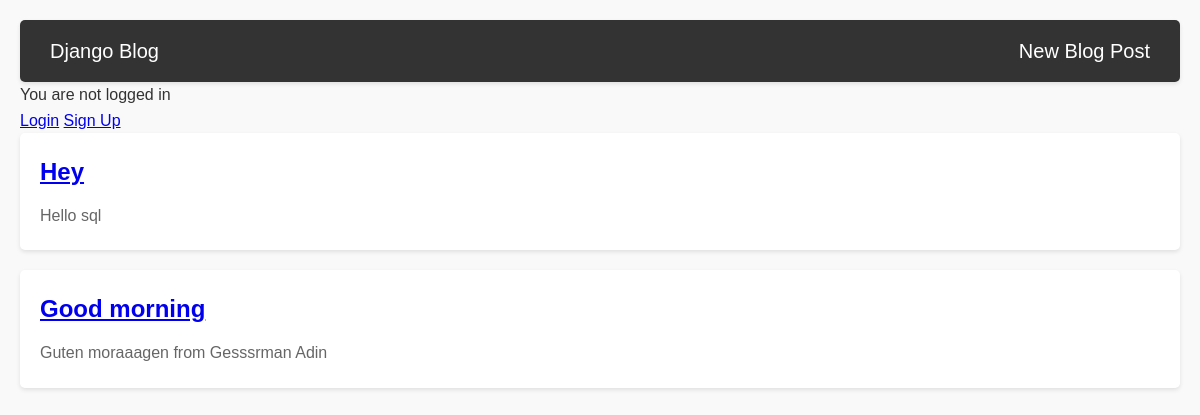
Before: / with the older database file.
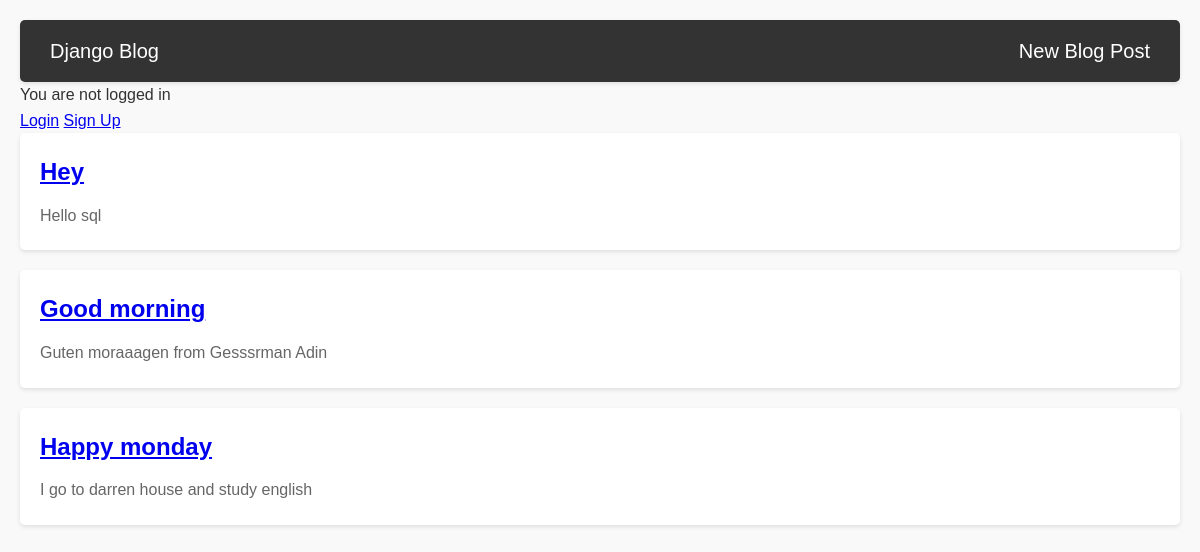
After: the same page with the newer database file.
### blog/models.py (models this page shows, shortened)
class Post(models.Model):
    title = models.CharField(max_length=200)
    author = models.ForeignKey(
        'auth.User',
        on_delete=models.CASCADE,
    )
    body = models.TextField()

### blog/views.py (the view)
# urls.py: path('', BlogListView.as_view(), name='home'),
class BlogListView(ListView):
    model = Post
    template_name = 'home.html'

### templates/home.html
{% extends "base.html" %}
{% block content %}
    {% for post in post_list %}
        <div class="post-entry">
        <h2><a href="{% url 'post_detail' post.pk %}">{{ post.title }}</a></h2>
        <p>{{ post.body }}</p>
        </div>
    {% endfor %}
{% endblock content %}

### templates/base.html (shortened to what this page needs)
<!DOCTYPE html>
{% load static %}
<html lang="en">
<head>
    <link rel="stylesheet" href="{% static 'css/base.css' %}">
</head>
<body>
    <header>
        <div class="nav-left">
        <a href="{% url 'home' %}">Django Blog</a>
        </div>
        <div class="nav-right">
            <a href="{% url 'post_new' %}">New Blog Post</a>
        </div>
    </header>
    {% if user.is_authenticated %}
        <p>Hi {{ user.username }}</p>
        <a href="{% url 'logout' %}" onclick="event.preventDefault(); document.getElementById('logout-form').submit();">Logout</a>
        <form id="logout-form" action="{% url 'logout' %}" method="post" style="display: none;">
            {% csrf_token %}
        </form>
    {% else %}
        <p>You are not logged in</p>
        <a href="{% url 'login' %}">Login</a>
        <a href="{% url 'signup' %}">Sign Up</a>
    {% endif %}
    <div>
        {% block content %}
        {% endblock content %}
    </div>
</body>
</html>

### static/css/base.css (style rules this page uses)
* { margin: 0; padding: 0; box-sizing: border-box; }
body { font-family: Arial, sans-serif; line-height: 1.6; background-color: #f9f9f9; color: #333; padding: 20px; }
header { display: flex; justify-content: space-between; align-items: center; background-color: #333; padding: 15px 20px; border-radius: 5px; box-shadow: 0 2px 4px rgba(0, 0, 0, 0.1); }
header a { color: #ffffff; text-decoration: none; font-size: 20px; padding: 5px 10px; transition: background-color 0.3s, color 0.3s; }
.post-entry { background-color: #fff; padding: 20px; margin-bottom: 20px; border-radius: 5px; box-shadow: 0 2px 4px rgba(0, 0, 0, 0.1); }
.post-entry h2 { color: #333; font-size: 24px; margin-bottom: 10px; }
.post-entry p { color: #666; font-size: 16px; line-height: 1.8; }

Changed rows visible on the page:
added Post: title "Happy monday", body "I go to darren house and study english"
